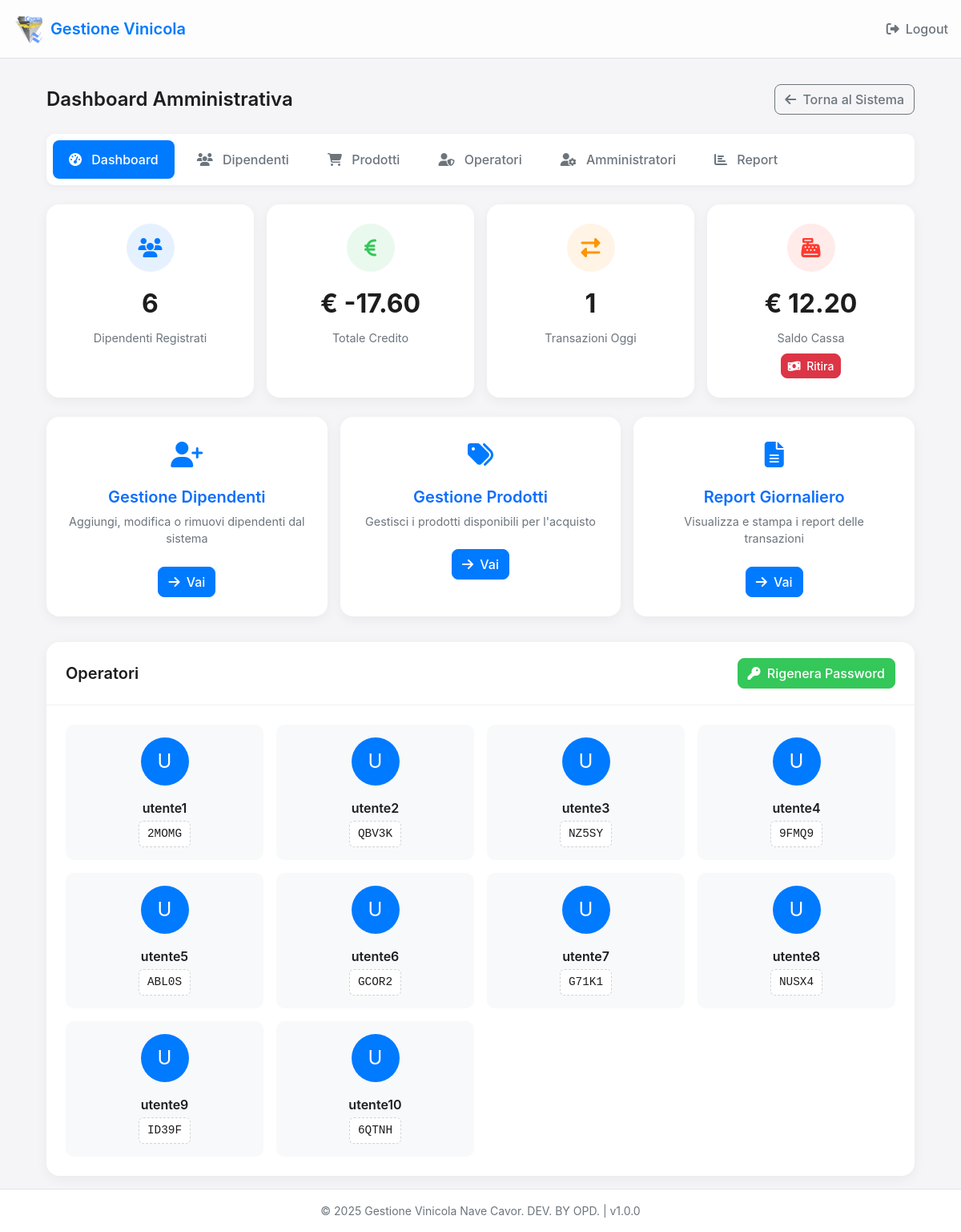
The app's page /admin/dashboard (signed in) with its own data.
### app.py (models this page shows)
class Operator(db.Model):
    id = db.Column(db.Integer, primary_key=True)
    username = db.Column(db.String(50), unique=True)  # utente1, utente2, ecc.
    password = db.Column(db.String(10))  # Password in chiaro per facilità di uso (5 caratteri)
    active = db.Column(db.Boolean, default=True)

### app.py (the view)
@app.route('/admin/dashboard')
def admin_dashboard():
    if session.get('admin_logged_in') != True:
        return redirect(url_for('admin_login'))
    employees_count = Employee.query.count()
    total_credit = db.session.query(db.func.sum(Employee.credit)).scalar() or 0
    transactions_today = Transaction.query.filter(
        Transaction.timestamp >= datetime.today().replace(hour=0, minute=0, second=0)
    ).count()
    operators = Operator.query.all()
    cash_register = Employee.query.filter_by(code='CASSA').first()
    cash_balance = float(cash_register.credit) if cash_register else 0.0
    is_super_admin = session.get('is_super_admin', False)
    return render_template(
        'admin_dashboard.html',
        employees_count=employees_count,
        total_credit=float(total_credit),
        transactions_today=transactions_today,
        operators=operators,
        is_super_admin=is_super_admin,
        cash_balance=cash_balance
    )

### app.py (called while the page is built)
@app.context_processor
def inject_app_info():
    now = datetime.now()
    return {
        'app_name': app.config['APP_NAME'],
        'app_version': app.config['APP_VERSION'],
        'now': now
    }

### templates/admin_dashboard.html (shortened to what this page needs)
{% extends "base.html" %}
{% block header_actions %}
<a href="{{ url_for('admin_logout') }}" class="logout-button">
    <i class="fas fa-sign-out-alt"></i> Logout
</a>
{% endblock %}
{% block content %}
<div class="admin-container">
    <div class="admin-header">
        <h1 class="admin-title">Dashboard Amministrativa</h1>
        <div>
            <a href="{{ url_for('index') }}" class="btn btn-outline-secondary">
                <i class="fas fa-arrow-left me-1"></i> Torna al Sistema
            </a>
        </div>
    </div>
    <div class="admin-tabs">
        <a href="{{ url_for('admin_dashboard') }}" class="admin-tab active">
            <i class="fas fa-tachometer-alt"></i> Dashboard
        </a>
        <a href="{{ url_for('admin_employees') }}" class="admin-tab">
            <i class="fas fa-users"></i> Dipendenti
        </a>
        <a href="{{ url_for('admin_products') }}" class="admin-tab">
            <i class="fas fa-shopping-cart"></i> Prodotti
        </a>
        <a href="{{ url_for('admin_operators') }}" class="admin-tab">
            <i class="fas fa-user-shield"></i> Operatori
        </a>
        {% if is_super_admin %}
        <a href="{{ url_for('admin_admins') }}" class="admin-tab">
            <i class="fas fa-user-cog"></i> Amministratori
        </a>
        {% endif %}
        <a href="{{ url_for('admin_reports') }}" class="admin-tab">
            <i class="fas fa-chart-bar"></i> Report
        </a>
    </div>
    <div class="stats-row">
        <div class="stat-card">
            <div class="stat-icon stat-icon-blue">
                <i class="fas fa-users"></i>
            </div>
            <div class="stat-value">{{ employees_count }}</div>
            <div class="stat-label">Dipendenti Registrati</div>
        </div>
        <div class="stat-card">
            <div class="stat-icon stat-icon-green">
                <i class="fas fa-euro-sign"></i>
            </div>
            <div class="stat-value">€ {{ "%.2f"|format(total_credit) }}</div>
            <div class="stat-label">Totale Credito</div>
        </div>
        <div class="stat-card">
            <div class="stat-icon stat-icon-orange">
                <i class="fas fa-exchange-alt"></i>
            </div>
            <div class="stat-value">{{ transactions_today }}</div>
            <div class="stat-label">Transazioni Oggi</div>
        </div>
        <div class="stat-card">
            <div class="stat-icon" style="background-color: rgba(255, 59, 48, 0.1); color: var(--danger-color);">
                <i class="fas fa-cash-register"></i>
            </div>
            <div class="stat-value">€ {{ "%.2f"|format(cash_balance) }}</div>
            <div class="stat-label">Saldo Cassa</div>
            <button class="btn btn-danger btn-sm mt-2" id="withdrawCashBtn" {% if cash_balance <= 0 %}disabled{% endif %}>
                <i class="fas fa-money-bill-wave me-1"></i> Ritira
            </button>
        </div>
    </div>
    <div class="action-row">
        <a href="{{ url_for('admin_employees') }}" class="action-card text-decoration-none">
            <div class="action-icon">
                <i class="fas fa-user-plus"></i>
            </div>
            <h3 class="action-title">Gestione Dipendenti</h3>
            <p class="action-description">Aggiungi, modifica o rimuovi dipendenti dal sistema</p>
            <button class="btn btn-primary">
                <i class="fas fa-arrow-right me-1"></i> Vai
            </button>
        </a>
        <a href="{{ url_for('admin_products') }}" class="action-card text-decoration-none">
            <div class="action-icon">
                <i class="fas fa-tags"></i>
            </div>
            <h3 class="action-title">Gestione Prodotti</h3>
            <p class="action-description">Gestisci i prodotti disponibili per l'acquisto</p>
            <button class="btn btn-primary">
                <i class="fas fa-arrow-right me-1"></i> Vai
            </button>
        </a>
        <a href="{{ url_for('admin_reports') }}" class="action-card text-decoration-none">
            <div class="action-icon">
                <i class="fas fa-file-alt"></i>
            </div>
            <h3 class="action-title">Report Giornaliero</h3>
            <p class="action-description">Visualizza e stampa i report delle transazioni</p>
            <button class="btn btn-primary">
                <i class="fas fa-arrow-right me-1"></i> Vai
            </button>
        </a>
    </div>
    <div class="operators-section">
        <div class="operators-card">
            <div class="operators-header">
                <h3 class="operators-title">Operatori</h3>
                <button class="btn btn-success" id="regeneratePasswordsBtn">
                    <i class="fas fa-key me-1"></i> Rigenera Password
                </button>
            </div>
            <div class="operators-grid">
                {% for operator in operators %}
                <div class="operator-card">
                    <div class="operator-avatar">
                        {{ operator.username[0]|upper }}
                    </div>
                    <div class="operator-username">{{ operator.username }}</div>
                    <div class="operator-password">{{ operator.password }}</div>
                </div>
                {% endfor %}
            </div>
        </div>
    </div>
</div>
{% endblock %}

### templates/base.html (style rules this page uses)
:root { --primary-color: #007aff; --secondary-color: #5ac8fa; --success-color: #34c759; --danger-color: #ff3b30; --warning-color: #ffcc00; --info-color: #5ac8fa; --light-color: #f2f2f7; --dark-color: #1c1c1e; }
body { font-family: -apple-system, BlinkMacSystemFont, 'Segoe UI', Roboto, Helvetica, Arial, sans-serif; background-color: #f5f5f7; color: #1d1d1f; margin: 0; padding: 0; min-height: 100vh; display: flex; flex-direction: column; }
.btn { border-radius: 8px; font-weight: 500; }
.btn-primary { background-color: var(--primary-color); border-color: var(--primary-color); }
.btn-success { background-color: var(--success-color); border-color: var(--success-color); }
.admin-container { max-width: 1200px; margin: 0 auto; padding: 0 1rem; }
.admin-header { display: flex; justify-content: space-between; align-items: center; margin-bottom: 1.5rem; }
.admin-title { font-size: 1.5rem; font-weight: 600; margin: 0; }
.admin-tabs { display: flex; gap: 0.5rem; background-color: white; padding: 0.5rem; border-radius: 10px; margin-bottom: 1.5rem; box-shadow: 0 2px 10px rgba(0, 0, 0, 0.05); }
.admin-tab { padding: 0.75rem 1.25rem; border-radius: 8px; color: #6c757d; text-decoration: none; font-weight: 500; transition: all 0.2s; }
.admin-tab.active { background-color: var(--primary-color); color: white; }
.admin-tab i { margin-right: 0.5rem; }

### templates/admin_dashboard.html (style rules this page uses)
.admin-container { margin-top: 1rem; }
.stats-row { display: grid; grid-template-columns: repeat(auto-fit, minmax(250px, 1fr)); gap: 1rem; margin-bottom: 1.5rem; }
.stat-card { background-color: white; border-radius: 16px; padding: 1.5rem; box-shadow: 0 4px 15px rgba(0, 0, 0, 0.05); display: flex; flex-direction: column; align-items: center; text-align: center; }
.stat-icon { width: 60px; height: 60px; border-radius: 50%; display: flex; align-items: center; justify-content: center; margin-bottom: 1rem; font-size: 1.5rem; }
.stat-icon-blue { background-color: rgba(0, 122, 255, 0.1); color: var(--primary-color); }
.stat-icon-green { background-color: rgba(52, 199, 89, 0.1); color: var(--success-color); }
.stat-icon-orange { background-color: rgba(255, 149, 0, 0.1); color: #ff9500; }
.stat-value { font-size: 2rem; font-weight: 700; margin-bottom: 0.5rem; color: #1d1d1f; }
.stat-label { font-size: 0.9rem; color: #6c757d; }
.action-row { display: grid; grid-template-columns: repeat(auto-fit, minmax(250px, 1fr)); gap: 1rem; margin-bottom: 1.5rem; }
.action-card { background-color: white; border-radius: 16px; padding: 1.5rem; box-shadow: 0 4px 15px rgba(0, 0, 0, 0.05); text-align: center; transition: transform 0.2s, box-shadow 0.2s; }
.action-icon { font-size: 2rem; margin-bottom: 1rem; color: var(--primary-color); }
.action-title { font-size: 1.25rem; font-weight: 600; margin-bottom: 0.5rem; }
.action-description { font-size: 0.9rem; color: #6c757d; margin-bottom: 1.5rem; }
.operators-section { margin-top: 2rem; }
.operators-card { background-color: white; border-radius: 16px; box-shadow: 0 4px 15px rgba(0, 0, 0, 0.05); overflow: hidden; }
.operators-header { display: flex; justify-content: space-between; align-items: center; padding: 1.25rem 1.5rem; border-bottom: 1px solid rgba(0, 0, 0, 0.05); }
.operators-title { font-size: 1.25rem; font-weight: 600; margin: 0; }
.operators-grid { display: grid; grid-template-columns: repeat(auto-fill, minmax(200px, 1fr)); gap: 1rem; padding: 1.5rem; }
.operator-card { background-color: #f8f9fa; border-radius: 10px; padding: 1rem; display: flex; flex-direction: column; align-items: center; }
.operator-avatar { width: 60px; height: 60px; background-color: var(--primary-color); color: white; border-radius: 50%; display: flex; align-items: center; justify-content: center; margin-bottom: 1rem; font-size: 1.5rem; }
.operator-username { font-weight: 600; margin-bottom: 0.25rem; }
.operator-password { font-family: monospace; background-color: white; padding: 0.3rem 0.6rem; border-radius: 6px; border: 1px dashed #ced4da; font-size: 0.9rem; }
.logout-button { color: #6c757d; text-decoration: none; display: flex; align-items: center; font-weight: 500; transition: all 0.2s; }
.logout-button i { margin-right: 0.5rem; }

### records on screen
Operator: username "U", username "utente1", password "2MOMG"
Operator: username "U", username "utente2", password "QBV3K"
Operator: username "U", username "utente3", password "NZ5SY"
Operator: username "U", username "utente4", password "9FMQ9"
Operator: username "U", username "utente5", password "ABL0S"
Operator: username "U", username "utente6", password "GCOR2"
Operator: username "U", username "utente7", password "G71K1"
Operator: username "U", username "utente8", password "NUSX4"
Operator: username "U", username "utente9", password "ID39F"
Operator: username "U", username "utente10", password "6QTNH"

### other values on screen
{{ app_name }} "Gestione Vinicola"
{{ employees_count }} "6"
{{ "%.2f"|format(total_credit) }} "-17.60"
{{ transactions_today }} "1"
{{ "%.2f"|format(cash_balance) }} "12.20"
{{ now.year|default(2025) }} "2025"
{{ app_version }} "1.0.0"
